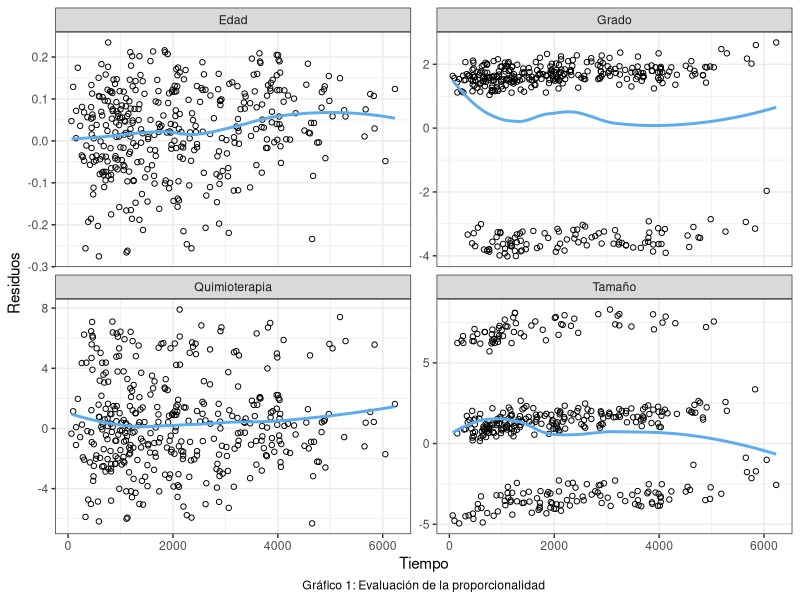

Reproduce this figure in R.
## ---- chunk 1
knitr::opts_chunk$set(warning = FALSE, message = FALSE, echo = FALSE)
## ---- chunk 2
library(tidyverse)
library(gridExtra)
library(survival)  # Para el ajuste de modelos de Cox 
library(survminer) # Crear gráficos con la función ggsurvplot()
library(lmtest) # Para calcular la significancia de los Beta 
library(corrplot) #Para el gráfico de correlaciones

datos <- rotterdam %>%
  filter(year <= 1985) %>%
  select(-c(nodes, rtime, recur))

datos$grade <- as.factor(datos$grade)
## ---- chunk 3
#Modelo sin covariables
modelo_nulo <- coxph(Surv(dtime, death) ~ 1, ties = "breslow", data = datos)
loglik_nulo <- modelo_nulo$loglik

#Modelos con una sola variable:
# 1) Edad:
modelo_edad <- coxph(Surv(dtime, death) ~ age, ties = "breslow",
                     data = datos)

loglik_edad <- modelo_edad$loglik[2]

#Comparación del modelo con el modelo nulo

lrtest(modelo_nulo, modelo_edad) # Test significativo


# 2) Menopausia
modelo_meno <- coxph(Surv(dtime, death) ~ meno, ties = "breslow",
                     data = datos)

loglik_meno <- modelo_meno$loglik[2]

#Comparo con el modelo nulo:
lrtest(modelo_nulo, modelo_meno) # Test significativo


# 3) Terapia hormonal:
modelo_hormon <- coxph(Surv(dtime, death) ~ hormon, ties = "breslow",
                       data = datos)

#Comparo con el modelo nulo:
lrtest(modelo_nulo, modelo_hormon) # Test no significativo


# 4) Quimioterapia:
modelo_chemo <- coxph(Surv(dtime, death) ~ chemo, ties = "breslow", data = datos)


#Comparo con el modelo nulo:
lrtest(modelo_nulo, modelo_chemo) # Test no significativo


# 5) Receptores de progesterona:
modelo_pgr <- coxph(Surv(dtime, death) ~ pgr, ties = "breslow",
                    data = datos)


# Comparo con el modelo nulo:
lrtest(modelo_nulo, modelo_pgr)  # Test no significativo


# 6) Receptores de estrógeno:
modelo_er <- coxph(Surv(dtime, death) ~ er, ties = "breslow",
                   data = datos)


#Comparo con el modelo nulo:
lrtest(modelo_nulo, modelo_er)  # Test significativo



# 7) Grado de diferenciación:
modelo_grade <- coxph(Surv(dtime, death) ~ grade, ties = "breslow",
                      data = datos)


# Compraro con el modelo nulo:
lrtest(modelo_nulo, modelo_grade)  #Test significativo


# 8) Tamaño del tumor:
modelo_size <- coxph(Surv(dtime, death) ~ size, ties = "breslow",
                     data = datos)


#Comparación con el modelo nulo:
lrtest(modelo_nulo, modelo_size) #Test significativo

# En resumen, resultaron significativos: edad, menopausia, receptores de estrógeno, grado de diferenciación y tamaño del tumor.
## ---- chunk 4
#Se define el modelo con las variables importantes:
modelo1 <- coxph(Surv(dtime, death) ~ age + meno + er + grade + size,
                 ties = "breslow", data = datos)

# Para cada variable importante, comparamos el modelo 1 contra un modelo que no contenga la variable de interés y así evaluamos su significancia

# 1) Variable Edad
modelo_sin_age <- coxph(Surv(dtime, death) ~ meno + er + grade + size,
                        ties = "breslow", data = datos)

lrtest(modelo_sin_age, modelo1) # Test significativo

# 2) Variable Menopausia
modelo_sin_meno <- coxph(Surv(dtime, death) ~ age + er + grade + size,
                         ties = "breslow", data = datos)

lrtest(modelo_sin_meno, modelo1) # Test no significativo

# 3) Variable Receptores de estrógeno
modelo_sin_er <- coxph(Surv(dtime, death) ~ age + meno + grade + size,
                       ties = "breslow", data = datos)

lrtest(modelo_sin_er, modelo1) # Test no significativo

# 4) Variable Grade
modelo_sin_grade <- coxph(Surv(dtime, death) ~ age + meno + er + size,
                          ties = "breslow", data = datos)

lrtest(modelo_sin_grade, modelo1) # Test significativo

# 5) Variable Size
modelo_sin_size <- coxph(Surv(dtime, death) ~ age + meno + er + grade,
                         ties = "breslow", data = datos)

lrtest(modelo_sin_size, modelo1) # Test significativo

# En resumen, las variables que resultaron significativas en un modelo que contiene la edad, menopausia, receptores de estrógeno, grado y tamaño del tumor son: edad, grado y tamaño del tumor.
## ---- chunk 5
# Modelo con las variables significativas hasta el momento
modelo2 <- coxph(Surv(dtime, death) ~ age + grade + size, ties = "breslow",
                 data = datos)

# Para evaluar la significancia de las covariables que descartamos en la primer etapa de la selección,comparamos el modelo 2 contra un modelo que contenga sus mismas variables más cada una de las covariables.

# 1) Variable "Tratamiento hormonal"
modelo2_con_hormon <- coxph(Surv(dtime, death) ~ age + grade + size +
                              hormon, ties = "breslow", data = datos)
 
 lrtest(modelo2, modelo2_con_hormon) # Test no significativo
 
# 2) Variable Quimioterapia
modelo2_con_chemo <- coxph(Surv(dtime, death) ~ age + grade + size + chemo,
                           ties = "breslow", data = datos)
 
lrtest(modelo2, modelo2_con_chemo) # Test significativo

# 3) Variable Receptores de progesterona:
modelo2_con_pgr <- coxph(Surv(dtime, death) ~ age + grade + size + pgr, 
                         ties = "breslow", data = datos)
 
lrtest(modelo2, modelo2_con_pgr) #No es significativa

# En resumen, el efecto de la Quimioterapia es significativo en un modelo que incluye también a la edad y el grado y tamaño del tumor. Tratamiento hormonal y Receptores de Progesterona siguen sin ser significativos.

# Llamamos "modelo 3" a nuestro nuevo modelo
modelo3 <- coxph(Surv(dtime, death) ~ age + chemo + grade + size,
                 ties = "breslow", data = datos)
## ---- chunk 6
# Variable Edad

datos2 <- datos %>% 
  mutate(
    age_d1 = ifelse(age >= 40 & age < 50, 1, 0),
    age_d2 = ifelse(age >= 50 & age < 65, 1, 0),
    age_d3 = ifelse(age >= 65, 1, 0)
  ) %>% 
  mutate(
    age_factor = case_when(
      age < 40 ~ 1,
      age >= 40 & age < 50 ~ 2,
      age >= 50 & age < 65 ~ 3,
      age >= 65 ~ 4
    )
  )

modelo3_edad_dummie <- coxph(Surv(dtime, death) ~ age_d1 +
                            age_d2 + age_d3+ chemo + grade
                            + size, ties = "breslow",
                            data = datos2)

modelo3_edad_factor <- coxph(Surv(dtime, death) ~ age_factor + chemo + grade + size, ties = "breslow", data = datos2)

lrtest(modelo3_edad_factor, modelo3_edad_dummie) # Test no significativo, variable LINEAL
## ---- chunk 7
#H_0)Los hazards son proporcionales
test <- cox.zph(modelo3)
## ---- chunk 8
#Convertimos la información de "test" en datos que puedan usarse en ggplot()
time <- test$time
residuals <- as.data.frame(test$y)
variables <- c("Edad", "Quimioterapia", "Grado", "Tamaño")

data <- data.frame(
  time = rep(time, ncol(residuals)),
  residuals =as.vector(as.matrix(residuals)),
  variable = rep(variables, each = length(time))
)

#Gráfico de residuos
ggplot(data = data, aes(x = time, y = residuals)) +
  geom_point(pch = 21, color = "black") +
  geom_smooth(method = "loess", se = F, color = "steelblue2") +
  facet_wrap(~variable, scales = "free_y")+
  labs(x = "Tiempo", y = "Residuos", caption = "Gráfico 1: Evaluación de la proporcionalidad") +
  theme_bw() +
  theme(plot.caption = element_text(hjust = 0.5))
## ---- chunk 9
# Planteamos un modelo estratificando por quimioterapia y otro sin estratificar. En ambos se incorpora a Age a través de dummies.

# -- Modelo estratificado --

modelo_estrat <- coxph(Surv(dtime, death) ~
                      age_d1 + age_d2 + age_d3 + strata(chemo)+
                      grade + size, ties = "breslow",
                      data = datos2)

cox.zph(modelo_estrat) # GLOBAL:0.087

# == Modelo sin estratificar ==

# Edad dummies
modelo4 <- coxph(Surv(dtime, death) ~
                      age_d1 + age_d2 + age_d3 + chemo +
                      grade + size, ties = "breslow",
                      data = datos2)

test2 <- cox.zph(modelo4)
cox.zph(modelo4) # GLOBAL:0.046

